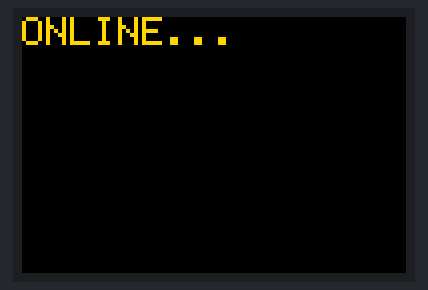
The program below on a simulated Raspberry Pi (BCM pin numbers). Shown: 96×64 colour display. Library files of the repository ran but are not shown: SSD1331.py.

Above: at 1.2 s.
At 11.2 s:
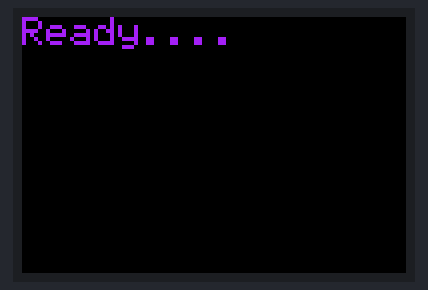

The program:

display.py
```python
from SSD1331 import SSD1331
import time

SSD1331_PIN_CS  = 23
SSD1331_PIN_DC  = 24
SSD1331_PIN_RST = 25

def Color656(r, g, b):
    c = 0
    c = r >> 3
    c = c << 6
    c = c | (g >> 2)
    c = c << 5
    c = c | (b >> 3)
    return c

COLOR_BLACK  = Color656(  0,   0,   0)
COLOR_GREY   = Color656(192, 192, 192)
COLOR_WHITE  = Color656(255, 255, 255)
COLOR_RED    = Color656(255,   0,   0)
COLOR_PINK   = Color656(240, 100, 225)
COLOR_YELLOW = Color656(255, 255,   0)
COLOR_GOLDEN = Color656(255, 215,   0)
COLOR_BROWN  = Color656(128,  42,  42)
COLOR_BLUE   = Color656(  0,   0, 255)
COLOR_CYAN   = Color656(  0, 255, 255)
COLOR_GREEN  = Color656(  0, 255,   0)
COLOR_PURPLE = Color656(160,  32, 240)
MAX_WIDTH  = 0x60
MAX_HEIGHT = 0x40

FILL_RECT_DISABLE          = 0x00
FILL_RECT_ENABLE           = 0x01

H_SCROLL_DISABLE           = 0x00
H_SCROLL_ENABLE            = 0x01

V_SCROLL_DISABLE           = 0x00
V_SCROLL_ENABLE            = 0x01

LOCK_MODE_DISABLE          = 0x12
LOCK_MODE_ENABLE           = 0x16

SET_COLUMN_ADDRESS         = 0x15
SET_ROW_ADDRESS            = 0x75

DRAW_LINE                  = 0x21
DRAW_RECT                  = 0x22
CLEAR_WINDOW               = 0x25
FILL_RECT                  = 0x26

CONTINUOUS_SCROLLING_SETUP = 0x27
DEACTIVE_SCROLLING         = 0x2E
ACTIVE_SCROLLING           = 0x2F

SET_CONTRAST_A             = 0x81
SET_CONTRAST_B             = 0x82
SET_CONTRAST_C             = 0x83

MASTER_CURRENT_CONTROL     = 0x87

SET_PRECHARGE_SPEED_A      = 0x8A
SET_PRECHARGE_SPEED_B      = 0x8B
SET_PRECHARGE_SPEED_C      = 0x8C

SET_REMAP                  = 0xA0
SET_DISPLAY_START_LINE     = 0xA1
SET_DISPLAY_OFFSET         = 0xA2
NORMAL_DISPLAY             = 0xA4
ENTIRE_DISPLAY_ON          = 0xA5
ENTIRE_DISPLAY_OFF         = 0xA6
INVERSE_DISPLAY            = 0xA7
SET_MULTIPLEX_RATIO        = 0xA8
DISPLAY_ON_DIM             = 0xAC
SET_MASTER_CONFIGURE       = 0xAD
DISPLAY_OFF                = 0xAE
DISPLAY_ON                 = 0xAF
POWER_SAVE_MODE            = 0xB0
PHASE_1_2_PERIOD           = 0xB1
CLOCK_DIVIDER              = 0xB3
SET_PRECHARGE_VOLTAGE      = 0xBB
SET_V_VOLTAGE              = 0xBE

LOCK_MODE                  = 0xFD

device = SSD1331(SSD1331_PIN_DC, SSD1331_PIN_RST, SSD1331_PIN_CS)

def startUpMessage():
    device.EnableDisplay(True)
    device.Clear()
    device.DrawString(0,0, "ONLINE...", COLOR_GOLDEN)
    time.sleep(10)
    device.Clear()

def printToOled(toPrint, color, displayTime):
    device.Clear()
    device.DrawString(0,0, toPrint, color)
    time.sleep(displayTime)
    device.Clear()


if __name__ == '__main__':
    startUpMessage()
    try:
        while (True):
            printToOled("Ready...." , COLOR_PURPLE, 10)


    finally:
        device.EnableDisplay(False)
        device.Remove()
```

Measured:
- what the display in image 0 shows lasts 10.0 s, from 1.1 s to 11.1 s
